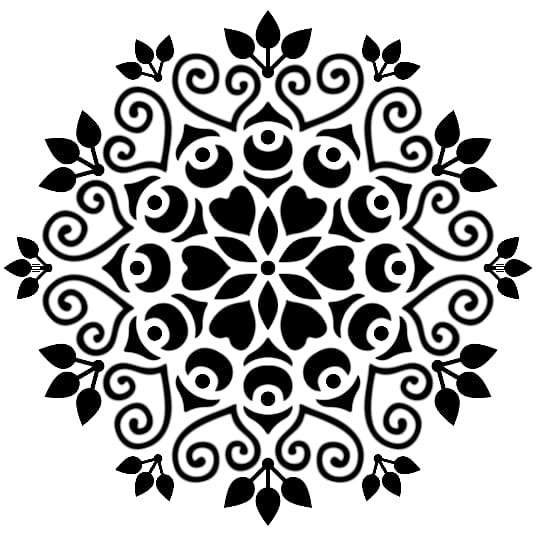
#> input picture inputs/first.jpeg, 536 x 536 px
$ python main.py
#> lines starting #> are read from the running program, lines starting #| are printed output that depends on the picture; after the words box and inside, x2 and y2 are one past the last pixel; in counts of white or black regions, pixels touching at a corner belong together
### helper_functions/get_center.py
import numpy as np
import os
import shutil
import math
# [81 lines left out: functions get_type_of_point, trace_rect_outer_cover, not called in this run]
import cv2
import numpy as np
import math

# [94 lines left out: function make_rect_svg, not called in this run]


def get_center_of_object(my_image,image_file_path):

    folder_path = 'temp/primitive_rect_cover'

    # Iterate through all files and folders in the directory
    for filename in os.listdir(folder_path):
        file_path = os.path.join(folder_path, filename)

        # If it's a file or symbolic link, delete it
        if os.path.isfile(file_path) or os.path.islink(file_path):
            os.unlink(file_path)

        # If it's a folder, delete it and all its contents
        elif os.path.isdir(file_path):
            shutil.rmtree(file_path)

    folder_path = 'temp/primitive_ciruclar_cover'

    # Iterate through all files and folders in the directory
    for filename in os.listdir(folder_path):
        file_path = os.path.join(folder_path, filename)

        # If it's a file or symbolic link, delete it
        if os.path.isfile(file_path) or os.path.islink(file_path):
            os.unlink(file_path)

        # If it's a folder, delete it and all its contents
        elif os.path.isdir(file_path):
            shutil.rmtree(file_path)

    my_map={}

    sum_x=0
    sum_y=0
    total_count=0

    height, width = my_image.shape
    primitive_data={}
    ## get the starting pixel location of each and every connected components
    start_loc={}
    for i in range(height):
        for j in range(width):
            if my_image[i,j]!=0:
                if my_image[i,j] not in start_loc:
                    start_loc[my_image[i,j]]=(i,j)

    for label, (y, x) in start_loc.items():


        temp_sum_x,temp_sum_y,temp_total_count,rect_cover_path,minimum_x,minimum_y,maximum_x,maximum_y=trace_rect_outer_cover(my_image,y-1,x-1,height,width,label)
        primitive_data[label]={"center_x":temp_sum_x//temp_total_count,"center_y":temp_sum_y//temp_total_count,"radius":0.0,"rect_cover_path":rect_cover_path,"center_distance":0.0,"encoding_length":0,"area":0.0,"minimum_x":minimum_x,"minimum_y":minimum_y,"maximum_x":maximum_x,"maximum_y":maximum_y}
        sum_x+=temp_sum_x
        sum_y+=temp_sum_y
        total_count+=temp_total_count
        pass


    if total_count==0:return -10, -10
    primitive_data[np.int32(0)]={"center_x":sum_x//total_count,"center_y":sum_y//total_count,"radius":0.0,"rect_cover_path":"","center_distance":0.0,"encoding_length":0}
    make_rect_svg(height,width,image_file_path,primitive_data)

    for i in range(1,len(primitive_data)):
        primitive_data[i]["center_distance"]=math.sqrt( ((primitive_data[0]["center_x"]-primitive_data[i]["center_x"])**2) + ((primitive_data[0]["center_y"]-primitive_data[i]["center_y"])**2))

    return primitive_data


### main.py
import cv2
import numpy as np
import math
import helper_functions.get_center as get_center
import helper_functions.bfs_traversal as bfs_traversal
import helper_functions.make_circular_cover as make_ciruclar_cover
import helper_functions.make_svg_file as make_svg
import helper_functions.levenshtien_distance as lev_dist
import helper_functions.find_similarity as find_similarity
import helper_functions.convex_hull as convex_hull
import threading
import queue
import Levenshtein
import time


result_queue_for_cover = queue.Queue()
def threaded_call_for_cover(i,primitive_data):
    try:
        result = make_ciruclar_cover.make_circular_cover(
            primitive_data[i]["center_x"],
            primitive_data[i]["center_y"],
            primitive_data[i]["radius"],
            radius_step,
            angle_step,
            labeled_image,
            i,
            image_height,
            image_width
        )
        result_queue_for_cover.put((i, result))
    except Exception as e:
        print('something woring')
        result_queue_for_cover.put((i, f"Error: {e}"))

result_queue_for_lev_distance=queue.Queue()
def threaded_levenshtein(i, j):
    try:
        temp_lev_distance = Levenshtein.distance(string_encodings[i], string_encodings[j])
        result_queue_for_lev_distance.put((i, j, temp_lev_distance))

    except Exception as e:
        print("somethinf adfasdfasdf")
        result_queue_for_lev_distance.put((i, j, f"Error: {e}"))


if __name__=="__main__":
    #take inputs
    start_time=time.time()

    global file_path
    file_path=input("Enter image path: ")
#> the answer given: inputs/first.jpeg

    global radius_step,angle_step
    radius_step=int(input("Enter the radius difference: "))
#> the answer given: 3
    angle_step=int(input("Enter angle steps: "))
#> the answer given: 3

    #make the image gray
    image = cv2.imread(file_path)
#> image is the input picture: shape (536, 536, 3); min 0, max 255, mean 180.8
    global image_height,image_width
    image_height, image_width = image.shape[:2]
#> image_height = 536; image_width = 536
    gray_image = cv2.cvtColor(image, cv2.COLOR_BGR2GRAY)
    cv2.imwrite('temp/grayscale.jpg', gray_image)

    #make binary image
    gray_image = cv2.imread('temp/grayscale.jpg', cv2.IMREAD_GRAYSCALE)
#> gray_image: shape (536, 536); min 0, max 255, mean 180.7
    global my_image
    my_image = (gray_image < 200).astype(np.uint8)  # 1 for <200, 0 otherwise
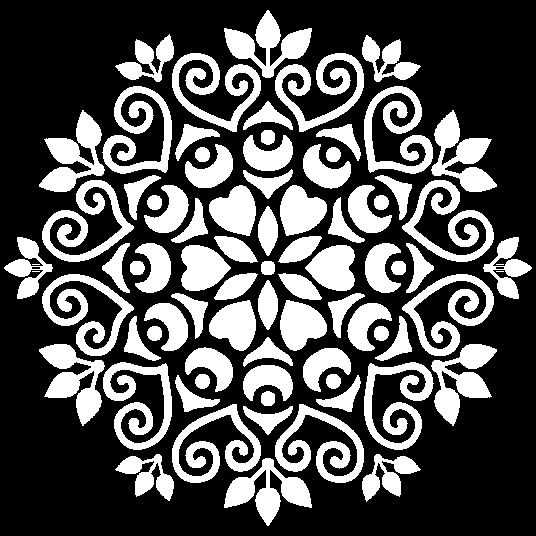
#> my_image: shape (536, 536); values 0 (black) and 1 (white), 32.4% white; 83 white regions (4 under 20 px), largest, box (x1, y1, x2, y2) and area: (275, 53, 364, 132) 2564, (172, 404, 261, 483) 2564, (275, 404, 364, 483) 2562

    ## labeling each connected components
    num_labels, labeled_image = cv2.connectedComponents(my_image, connectivity=8)
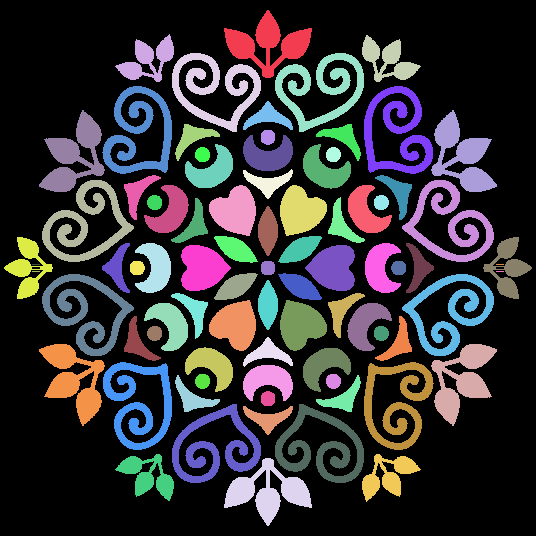
#> labeled_image: shape (536, 536) int32; 84 distinct labels, from 0 to 83; one colour per label, 0 black
#> num_labels = 84

    ## caclcualte each primitive center radius etc.
    primitive_data=get_center.get_center_of_object(labeled_image,file_path)
#> (the run stopped early here; a loop or call above may not have finished)

$ run again, on inputs/image2.png
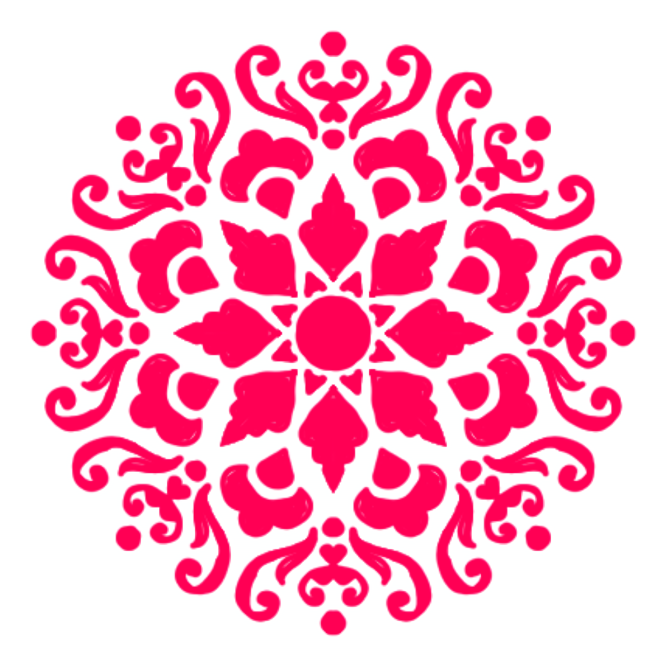
#> input picture inputs/image2.png, 2000 x 2000 px (shown at 1/3 size)
#> image is the input picture: shape (2000, 2000, 3); mean B, G, R 201.2, 174.1, 254.7
#> `my_image = (gray_image < 200).astype(np.uint8)`:
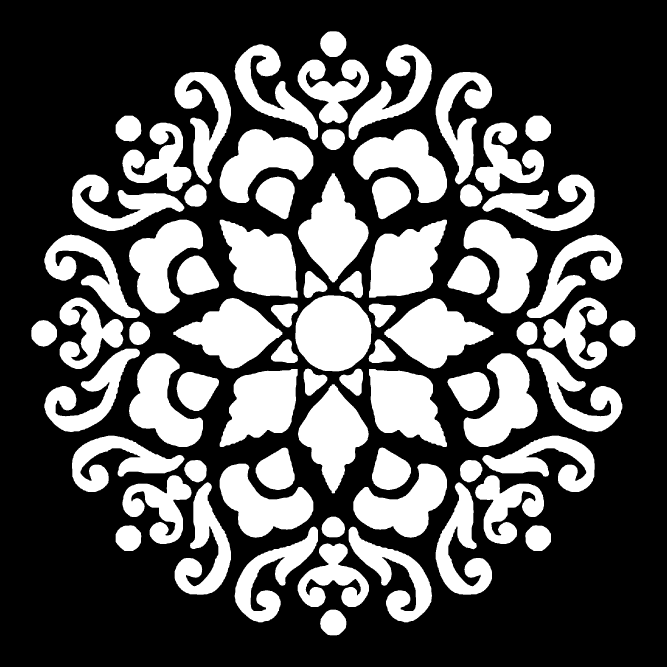
#> my_image: shape (2000, 2000) (shown at 1/3 size); values 0 (black) and 1 (white), 33.3% white; 73 white regions, largest, box (x1, y1, x2, y2) and area: (886, 886, 1114, 1114) 41205, (1107, 659, 1341, 893) 36563, (659, 1107, 893, 1341) 36551
#> `num_labels, labeled_image = cv2.connectedComponents(my_image, connecti..`:
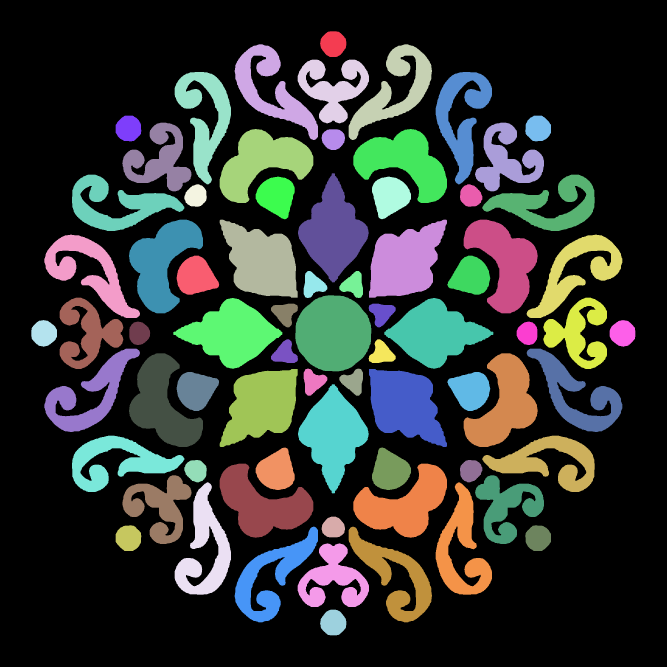
#> labeled_image: shape (2000, 2000) int32 (shown at 1/3 size); 74 distinct labels, from 0 to 73; one colour per label, 0 black
#> num_labels = 74
